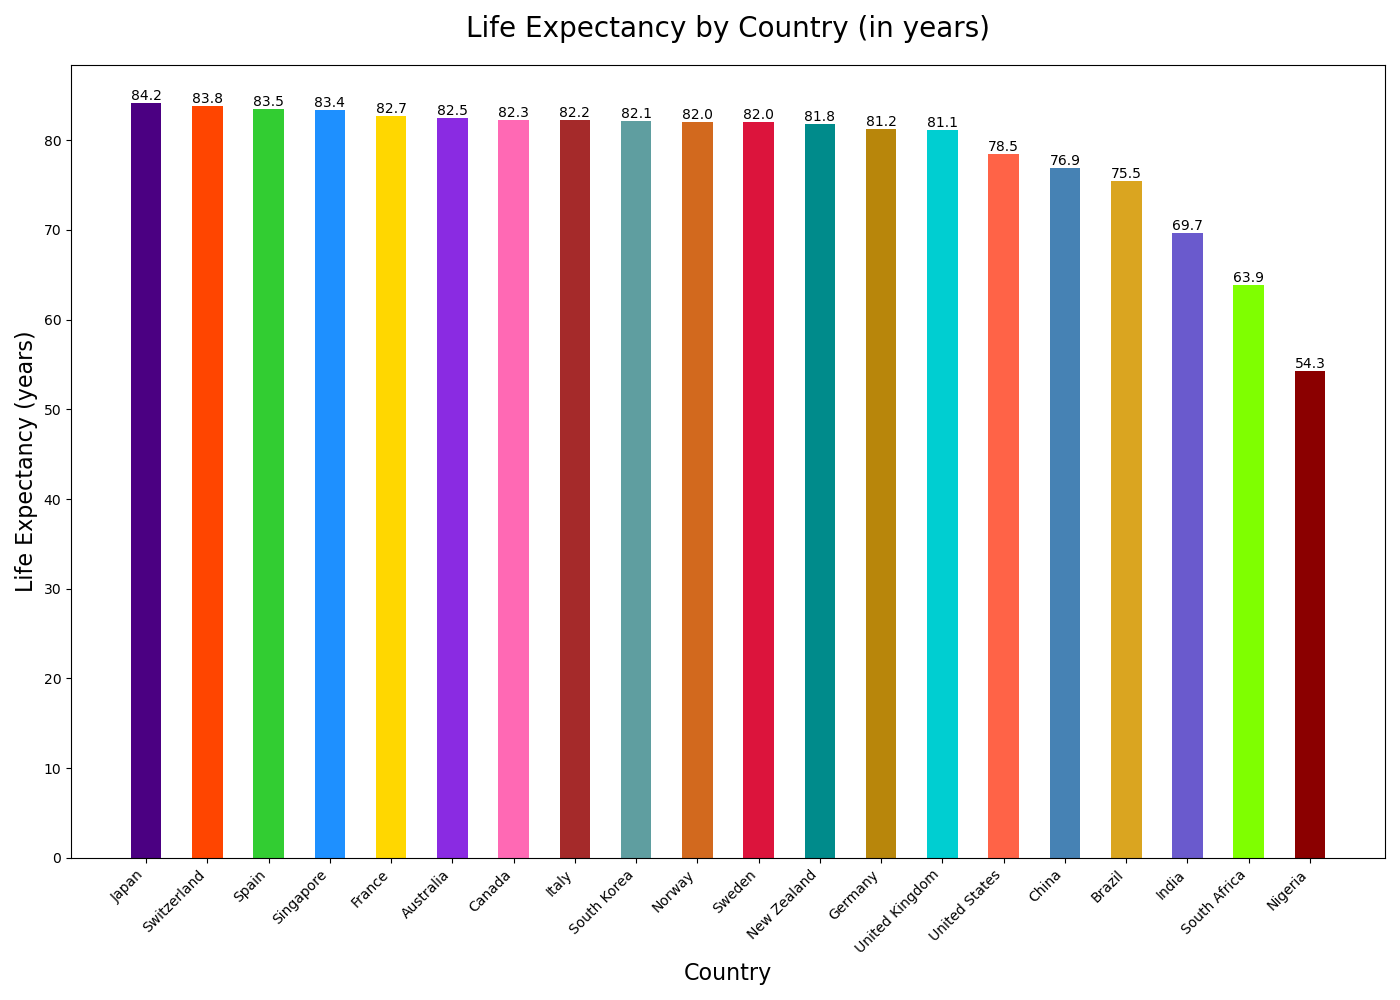

This figure's Python source:

import matplotlib.pyplot as plt

# Data
countries = ['Japan', 'Switzerland', 'Spain', 'Singapore', 'France', 'Australia', 'Canada', 'Italy', 'South Korea', 'Norway', 'Sweden', 'New Zealand', 'Germany', 'United Kingdom', 'United States', 'China', 'Brazil', 'India', 'South Africa', 'Nigeria']
life_expectancy = [84.2, 83.8, 83.5, 83.4, 82.7, 82.5, 82.3, 82.2, 82.1, 82.0, 82.0, 81.8, 81.2, 81.1, 78.5, 76.9, 75.5, 69.7, 63.9, 54.3]

# Create vertical bar chart
fig, ax = plt.subplots(figsize=(14, 10))

bars = ax.bar(countries, life_expectancy, width=0.5, color=['#4B0082', '#FF4500', '#32CD32', '#1E90FF', '#FFD700', '#8A2BE2', '#FF69B4', '#A52A2A', '#5F9EA0', '#D2691E', '#DC143C', '#008B8B', '#B8860B', '#00CED1', '#FF6347', '#4682B4', '#DAA520', '#6A5ACD', '#7FFF00', '#8B0000'])

# Customizing the plot
ax.set_title('Life Expectancy by Country (in years)', fontsize=20, pad=20)
ax.set_ylabel('Life Expectancy (years)', fontsize=16)
ax.set_xlabel('Country', fontsize=16)
ax.set_xticklabels(countries, rotation=45, ha='right')

# Set bar labels to show the life expectancy values
for bar in bars:
    height = bar.get_height()
    ax.text(bar.get_x() + bar.get_width()/2, height, f'{height}', ha='center', va='bottom')

# Show the plot
plt.tight_layout()
plt.show()
